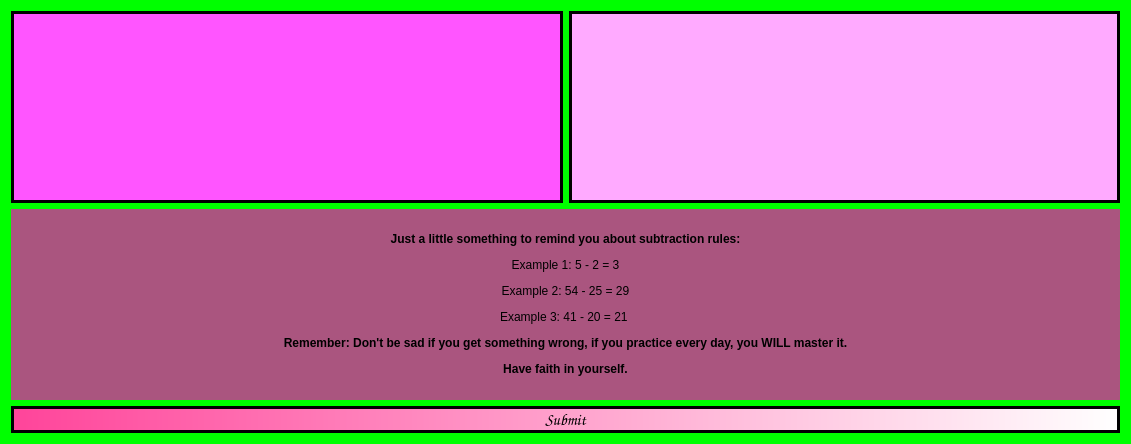
<?xml version="1.0" encoding="UTF-8"?>
<ui version="4.0">
 <class>g1C_subtraction</class>
 <widget class="QDialog" name="g1C_subtraction">
  <property name="geometry">
   <rect>
    <x>0</x>
    <y>0</y>
    <width>1131</width>
    <height>444</height>
   </rect>
  </property>
  <property name="windowTitle">
   <string>Dialog</string>
  </property>
  <property name="styleSheet">
   <string notr="true">background-color: rgb(0, 255, 0);</string>
  </property>
  <layout class="QGridLayout" name="gridLayout">
   <item row="0" column="0">
    <widget class="QLabel" name="label">
     <property name="sizePolicy">
      <sizepolicy hsizetype="Expanding" vsizetype="Expanding">
       <horstretch>0</horstretch>
       <verstretch>0</verstretch>
      </sizepolicy>
     </property>
     <property name="styleSheet">
      <string notr="true">font: 12pt &quot;Comic Sans MS&quot;;
border: 3px solid black;
qproperty-alignment: AlignCenter;
background-color: rgb(255, 85, 255);</string>
     </property>
     <property name="text">
      <string>&lt;html&gt;&lt;head/&gt;&lt;body&gt;&lt;p&gt;&lt;br/&gt;&lt;/p&gt;&lt;/body&gt;&lt;/html&gt;</string>
     </property>
    </widget>
   </item>
   <item row="0" column="1">
    <widget class="QLineEdit" name="lineEdit">
     <property name="sizePolicy">
      <sizepolicy hsizetype="Expanding" vsizetype="Expanding">
       <horstretch>0</horstretch>
       <verstretch>0</verstretch>
      </sizepolicy>
     </property>
     <property name="styleSheet">
      <string notr="true">font: 12pt &quot;Comic Sans MS&quot;;
border: 3px solid black;
qproperty-alignment: AlignCenter;
background-color: rgb(255, 170, 255);</string>
     </property>
    </widget>
   </item>
   <item row="1" column="0" colspan="2">
    <widget class="QLabel" name="label_2">
     <property name="sizePolicy">
      <sizepolicy hsizetype="Expanding" vsizetype="Expanding">
       <horstretch>0</horstretch>
       <verstretch>0</verstretch>
      </sizepolicy>
     </property>
     <property name="styleSheet">
      <string notr="true">font: 75 12pt &quot;Comic Sans MS&quot;;
background-color: rgb(170, 85, 127);</string>
     </property>
     <property name="text">
      <string>&lt;html&gt;&lt;head/&gt;&lt;body&gt;&lt;p align=&quot;center&quot;&gt;&lt;span style=&quot; font-weight:600;&quot;&gt;Just a little something to remind you about subtraction rules:&lt;/span&gt;&lt;/p&gt;&lt;p align=&quot;center&quot;&gt;Example 1: 5 - 2 = 3&lt;/p&gt;&lt;p align=&quot;center&quot;&gt;Example 2: 54 - 25 = 29&lt;/p&gt;&lt;p align=&quot;center&quot;&gt;Example 3: 41 - 20 = 21 &lt;/p&gt;&lt;p align=&quot;center&quot;&gt;&lt;span style=&quot; font-weight:600;&quot;&gt;Remember: Don't be sad if you get something wrong, if you practice every day, you WILL master it.&lt;/span&gt;&lt;/p&gt;&lt;p align=&quot;center&quot;&gt;&lt;span style=&quot; font-weight:600;&quot;&gt;Have faith in yourself.&lt;/span&gt;&lt;/p&gt;&lt;/body&gt;&lt;/html&gt;</string>
     </property>
    </widget>
   </item>
   <item row="2" column="0" colspan="2">
    <widget class="QPushButton" name="pushButton">
     <property name="font">
      <font>
       <family>Comic Sans MS</family>
       <pointsize>12</pointsize>
       <weight>9</weight>
       <italic>false</italic>
       <bold>false</bold>
      </font>
     </property>
     <property name="styleSheet">
      <string notr="true">background-color: qlineargradient(spread:pad, x1:0, y1:0, x2:1, y2:0, stop:0 rgba(255, 68, 154, 255), stop:1 rgba(255, 255, 255, 255));;

border: 3px solid black;
font: 75 12pt &quot;Comic Sans MS&quot;;</string>
     </property>
     <property name="text">
      <string>Submit</string>
     </property>
    </widget>
   </item>
  </layout>
 </widget>
 <resources/>
 <connections/>
</ui>
